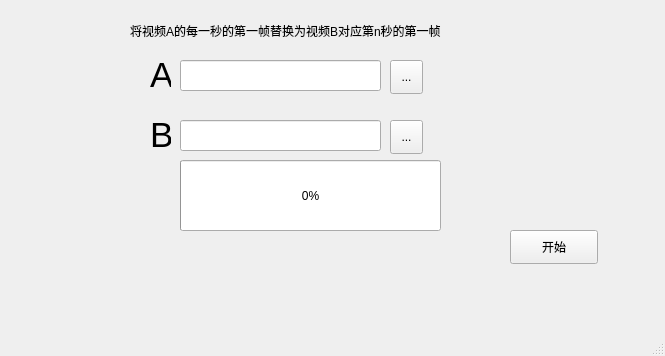
<?xml version="1.0" encoding="UTF-8"?>
<ui version="4.0">
 <class>MainWindow</class>
 <widget class="QMainWindow" name="MainWindow">
  <property name="geometry">
   <rect>
    <x>0</x>
    <y>0</y>
    <width>665</width>
    <height>356</height>
   </rect>
  </property>
  <property name="windowTitle">
   <string>Bshit</string>
  </property>
  <widget class="QWidget" name="centralwidget">
   <widget class="QPushButton" name="pushButton">
    <property name="geometry">
     <rect>
      <x>510</x>
      <y>230</y>
      <width>88</width>
      <height>34</height>
     </rect>
    </property>
    <property name="text">
     <string>开始</string>
    </property>
   </widget>
   <widget class="QToolButton" name="toolButton">
    <property name="geometry">
     <rect>
      <x>390</x>
      <y>60</y>
      <width>33</width>
      <height>34</height>
     </rect>
    </property>
    <property name="text">
     <string>...</string>
    </property>
   </widget>
   <widget class="QLineEdit" name="lineEdit">
    <property name="geometry">
     <rect>
      <x>180</x>
      <y>60</y>
      <width>201</width>
      <height>31</height>
     </rect>
    </property>
   </widget>
   <widget class="QLineEdit" name="lineEdit_2">
    <property name="geometry">
     <rect>
      <x>180</x>
      <y>120</y>
      <width>201</width>
      <height>31</height>
     </rect>
    </property>
   </widget>
   <widget class="QToolButton" name="toolButton_2">
    <property name="geometry">
     <rect>
      <x>390</x>
      <y>120</y>
      <width>33</width>
      <height>34</height>
     </rect>
    </property>
    <property name="text">
     <string>...</string>
    </property>
   </widget>
   <widget class="QProgressBar" name="progressBar">
    <property name="geometry">
     <rect>
      <x>180</x>
      <y>160</y>
      <width>261</width>
      <height>71</height>
     </rect>
    </property>
    <property name="value">
     <number>0</number>
    </property>
   </widget>
   <widget class="QLabel" name="label">
    <property name="geometry">
     <rect>
      <x>130</x>
      <y>20</y>
      <width>411</width>
      <height>21</height>
     </rect>
    </property>
    <property name="text">
     <string>将视频A的每一秒的第一帧替换为视频B对应第n秒的第一帧</string>
    </property>
   </widget>
   <widget class="QLabel" name="label_2">
    <property name="geometry">
     <rect>
      <x>150</x>
      <y>50</y>
      <width>21</width>
      <height>51</height>
     </rect>
    </property>
    <property name="text">
     <string>&lt;html&gt;&lt;head/&gt;&lt;body&gt;&lt;p&gt;&lt;span style=&quot; font-size:26pt;&quot;&gt;A&lt;/span&gt;&lt;/p&gt;&lt;/body&gt;&lt;/html&gt;</string>
    </property>
   </widget>
   <widget class="QLabel" name="label_3">
    <property name="geometry">
     <rect>
      <x>150</x>
      <y>110</y>
      <width>21</width>
      <height>51</height>
     </rect>
    </property>
    <property name="text">
     <string>&lt;html&gt;&lt;head/&gt;&lt;body&gt;&lt;p&gt;&lt;span style=&quot; font-size:26pt;&quot;&gt;B&lt;/span&gt;&lt;/p&gt;&lt;/body&gt;&lt;/html&gt;</string>
    </property>
   </widget>
  </widget>
  <widget class="QMenuBar" name="menubar">
   <property name="geometry">
    <rect>
     <x>0</x>
     <y>0</y>
     <width>665</width>
     <height>31</height>
    </rect>
   </property>
  </widget>
  <widget class="QStatusBar" name="statusbar"/>
 </widget>
 <resources/>
 <connections/>
</ui>
